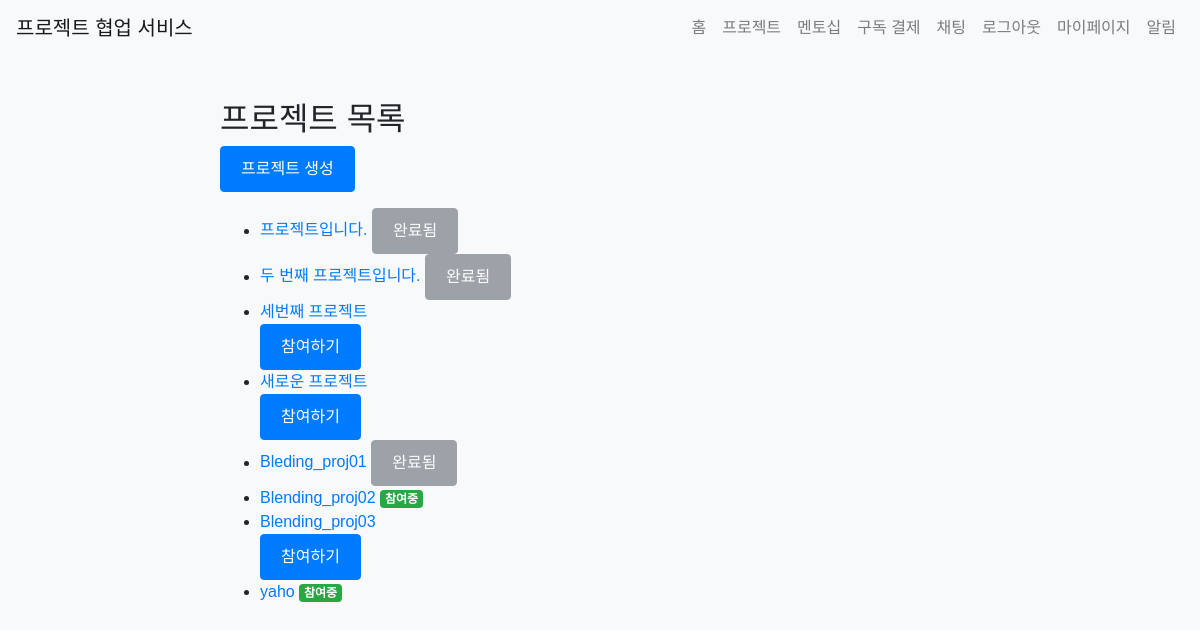
Screenshot of /project/list (signed in) with the database file from the repository.
### app/models.py (models this page shows)
class Project(db.Model):
    id = db.Column(db.Integer, primary_key=True)
    title = db.Column(db.String(100), nullable=False)
    description = db.Column(db.Text, nullable=False)
    start_date = db.Column(db.Date, nullable=False)
    end_date = db.Column(db.Date, nullable=False)
    created_at = db.Column(db.DateTime, default=datetime.utcnow)
    client_id = db.Column(db.Integer, db.ForeignKey('user.id'), nullable=False)
    client = db.relationship('User', back_populates='created_projects')
    completed = db.Column(db.Boolean, default=False)
    participants = db.relationship('User', secondary='project_participant', back_populates='projects', overlaps="project_participants")
    project_participants = db.relationship('ProjectParticipant', back_populates='project', lazy=True, overlaps="participants,projects")
    overview = db.Column(db.Text)
    requirements = db.Column(db.Text)
    flowchart = db.Column(db.Text)
    timeline = db.Column(db.Text)
    github_repo = db.Column(db.String(200))

### app/views/project.py (the view)
@bp.route('/list')
@login_required
def list_projects():
    form = ProjectParticipationForm()
    projects = Project.query.all()
    return render_template('project/list.html', projects=projects, form=form)

### app/__init__.py (called while the page is built)
@login_manager.user_loader
def load_user(user_id):
    if user_id is not None:
        return User.query.get(int(user_id))
    return None

### app/templates/project/list.html (shortened to what this page needs)
{% extends 'base.html' %}
{% block content %}
<h2>프로젝트 목록</h2>
<a href="{{ url_for('project.create_project') }}" class="btn btn-primary mb-3">프로젝트 생성</a>
<ul>
{% for project in projects %}
    <li>
        <a href="{{ url_for('project.detail', project_id=project.id) }}">{{ project.title }}</a>
        {% if current_user.is_authenticated %}
            {% if project.completed %}
                <span class="btn btn-secondary disabled">완료됨</span>
            {% elif current_user in project.participants %}
                <span class="badge badge-success">참여중</span>
            {% else %}
                <form action="{{ url_for('project.participate', project_id=project.id) }}" method="post">
                    <button type="submit" class="btn btn-primary">참여하기</button>
                </form>
            {% endif %}
        {% endif %}
    </li>
{% endfor %}
</ul>
{% endblock %}

### app/static/css/style.css (style rules this page uses)
.btn-primary { background-color: #007bff; border-color: #007bff; }
body { font-family: Arial, sans-serif; background-color: #f8f9fa; margin: 0; padding: 0; }
.btn { display: inline-block; padding: 10px 20px; background-color: #007bff; color: #fff; text-decoration: none; border-radius: 4px; cursor: pointer; }
.btn-primary { background-color: #007bff; }

### rows the page displays
Project: title "프로젝트입니다.", completed "완료됨"
Project: title "두 번째 프로젝트입니다.", completed "완료됨"
Project: title "세번째 프로젝트"
Project: title "새로운 프로젝트"
Project: title "Bleding_proj01", completed "완료됨"
Project: title "Blending_proj02", completed "참여중"
Project: title "Blending_proj03"
Project: title "yaho", completed "참여중"
